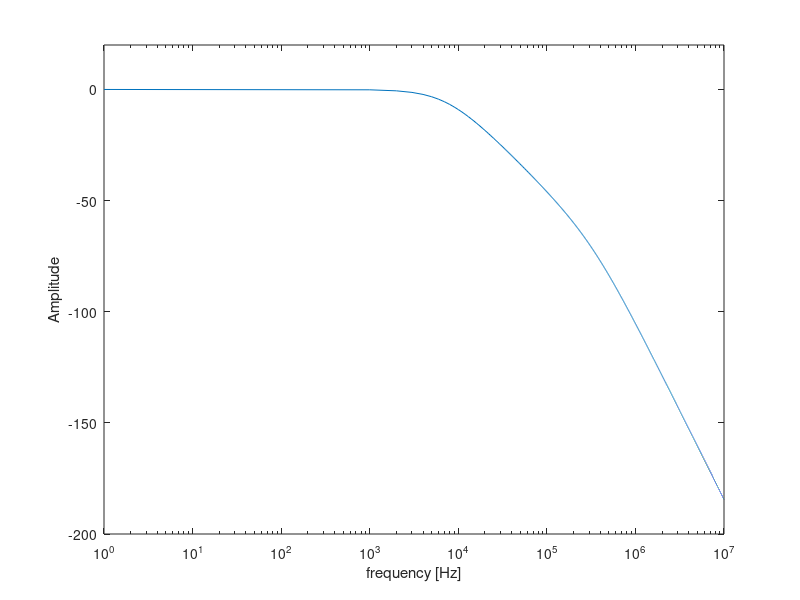
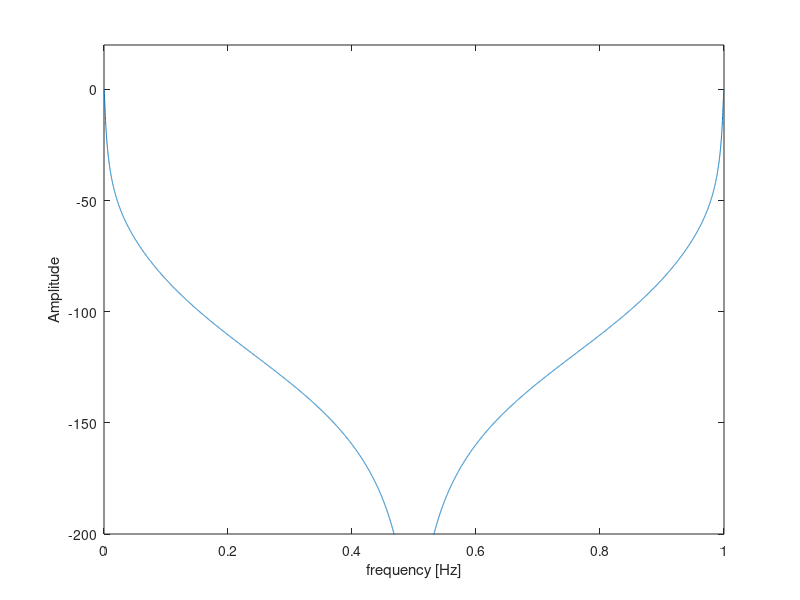

Recreate these plots in MATLAB, in order.
%% -------------------------------------------------------------------------
%                              Variables
%--------------------------------------------------------------------------
clear all;
close all;
clc;

C=470e-9;
L=22e-6;
R_L=4;
fm=44100;
Fs=10e6;
f=1:1000:Fs;
s=1i*2*pi*f;

%% -------------------------------------------------------------------------
%                        Analog Low Pass Filter
%--------------------------------------------------------------------------
w0=1/sqrt(L*C);
fc=w0/(2*pi);
H=w0^2./(w0^2+(1/C+R_L).*s+s.^2);
H_abs=20*log10(abs(H).^2);

figure;
semilogx(f,H_abs);
xlabel('frequency [Hz]');
ylabel('Amplitude');
axis([1 Fs -200 20]);
%% -------------------------------------------------------------------------
%                       Low Pass Filter
%--------------------------------------------------------------------------
F=f./Fs;
s = (1-exp(-1i*2*pi.*F))./(1+exp(-1i*2*pi.*F)); % MIRAR DIAGRAMA DE POLOS Y CEROS
w0=1/(sqrt(L*C)*Fs);

H=w0^2./(w0^2+(1/(C+R_L)).*s+s.^2);
H_abs=20*log10(abs(H).^2);

figure;
plot(F,H_abs);
xlabel('frequency [Hz]');
ylabel('Amplitude');
axis([0 1 -200 20]);